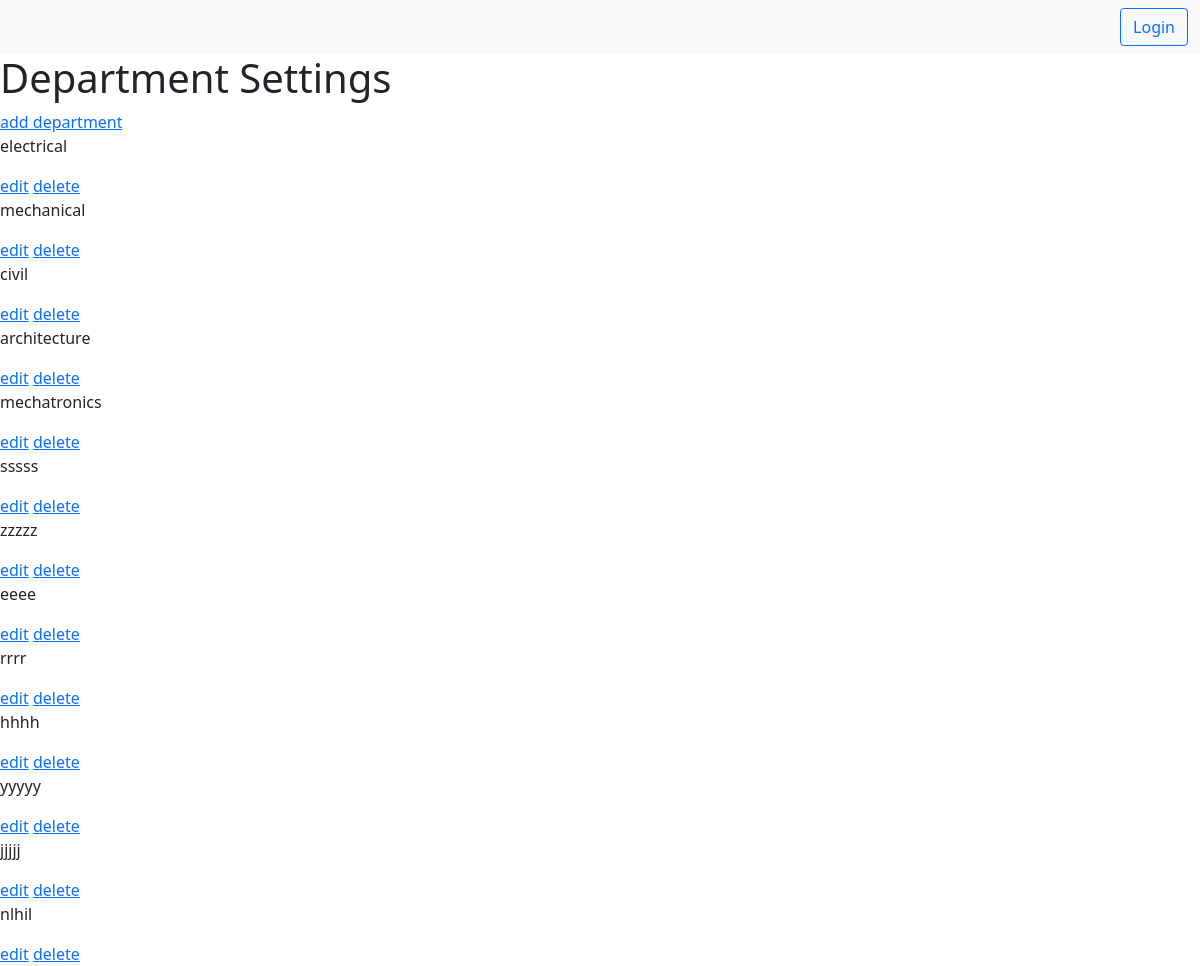
/settings/department-settings, run on the app's committed database.
### subjects/models.py (models this page shows, shortened)
class Department(models.Model):
    department = models.CharField(max_length=100)

### settings/views.py (the view)
# urls.py: path("department-settings", DepartmentList.as_view(), name="department-settings"),
class DepartmentList(ListView):
    model = Department
    context_object_name = 'departments'
    template_name = 'settings/department-settings.html'

### settings/templates/settings/department-settings.html
{% extends 'base2.html' %}
{% load static %}
{% block body %}
<h1>Department Settings</h1>
<a href="{% url 'settings:department-create' %}">add department</a>
{% for department in departments %}
    <div>
        <p>{{department.department}}</p>
        <a href="{% url 'settings:department-edit' department.id %}">edit</a>
        <a href="{% url 'settings:department-delete' department.id %}">delete</a>
    </div>
{% endfor %}
{% endblock body %}

### static/css/style.css (style rules this page uses)
body { background-color:#ffffff }

### data on the page
Department: department "electrical"
Department: department "mechanical"
Department: department "civil"
Department: department "architecture"
Department: department "mechatronics"
Department: department "sssss"
Department: department "zzzzz"
Department: department "eeee"
Department: department "rrrr"
Department: department "hhhh"
Department: department "yyyyy"
Department: department "jjjjj"
Department: department "nlhil"
